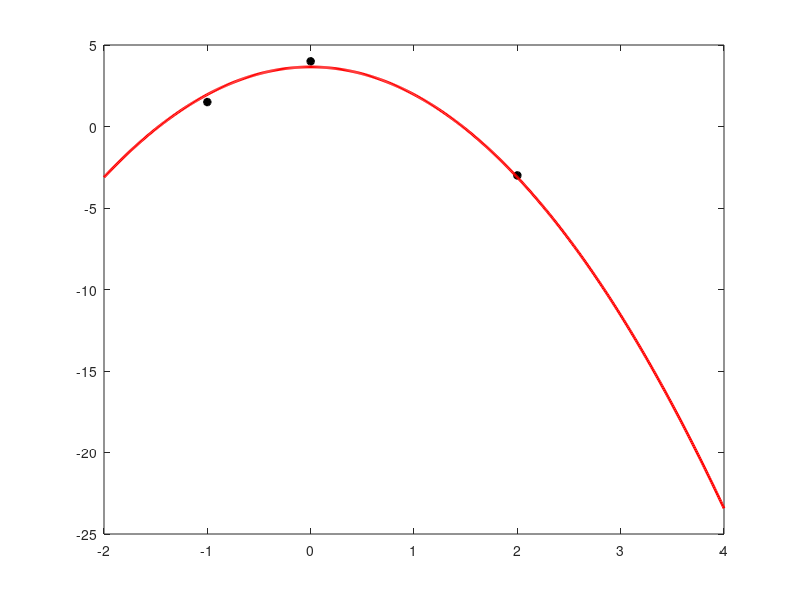

Write MATLAB code to recreate this figure.
%% ASKHSH 3
%% Esto ta shmeia (-1,1.5) , (0, 4) kai (2, -3)
%% Me diakrita elaxista ypologiste to polyonymo p(x) = ax^2 + b poy proseggizei ta shmeia.

clf; clear; clc;
x = [-1 0 2]';
y = [1.5 4  -3]';
a = [1 1 ; 1 0 ; 1 4];
m = a' * a;
b = a' * y;
coef = m\b;
coef=flipud(coef)

sfalma = norm(y - (coef(1)*x.^2 + coef(2)))
sxeSfalma = sfalma / norm(y) 

plot(x, y, '*k', 'linewidth',2); hold on
xplot = linspace(-2, 4 , 600);
%yplot = coef(1)*xplot.^2 + coef(2);
yplot = polyval([coef(1) 0 coef(2)],xplot);
plot(xplot, yplot ,'r-', 'linewidth',2)

% coef2 = a\y
